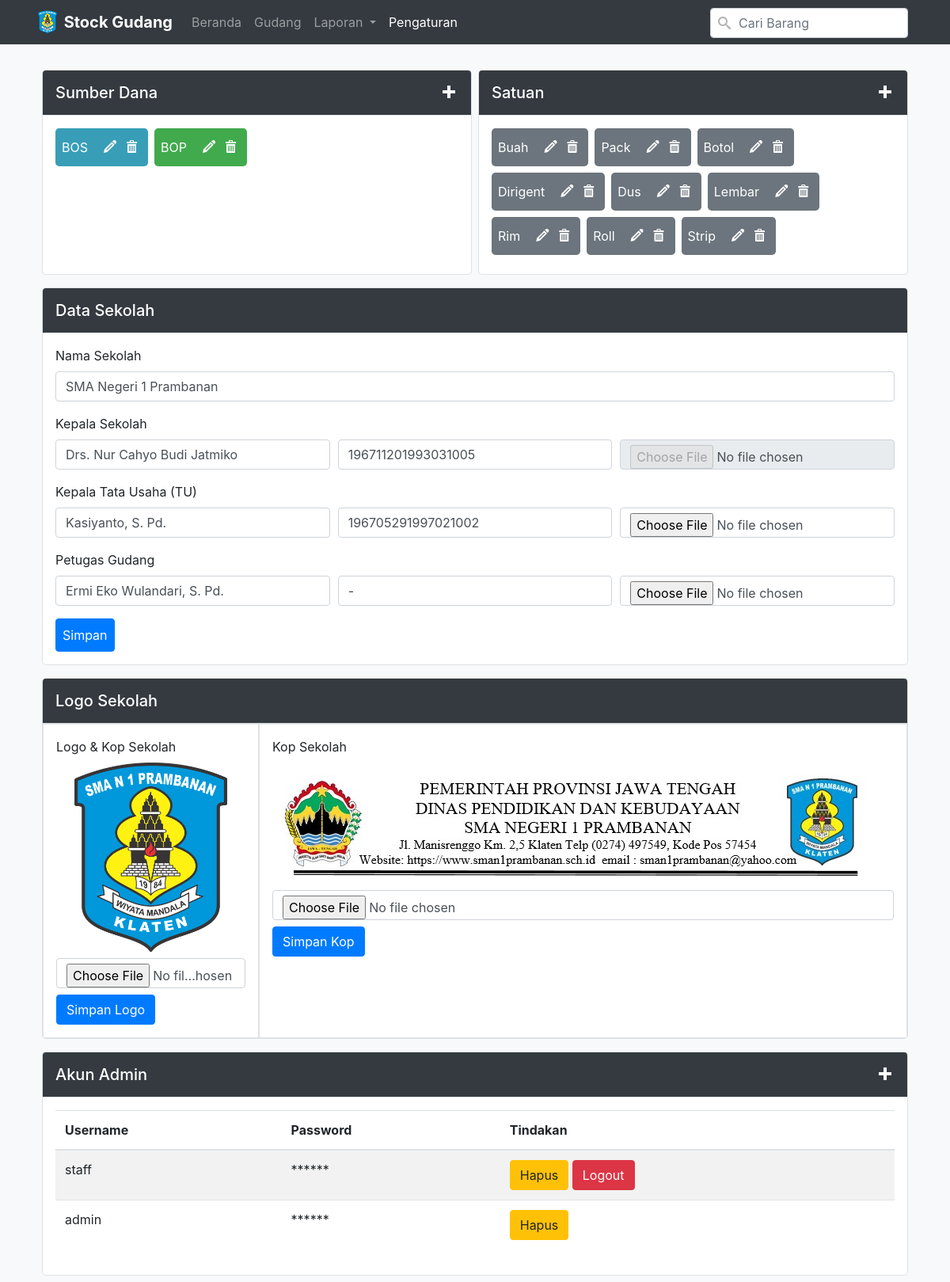
The page /index.php?menu=pengaturan (signed in) on the database its author committed.
### tables this page shows
CREATE TABLE `t_sumber_dana` (
  `id_sumber` int(11) NOT NULL,
  `sumber` varchar(100) NOT NULL,
  `warna` varchar(20) NOT NULL
);

CREATE TABLE `t_satuan` (
  `id_satuan` int(11) NOT NULL,
  `satuan` varchar(100) NOT NULL
);

CREATE TABLE `t_akun` (
  `id_akun` int(11) NOT NULL,
  `username` varchar(255) NOT NULL,
  `password` varchar(255) NOT NULL,
  `level` varchar(50) NOT NULL
);

### modules/functions.php (called while the page is built, shortened)
<?php
function cekSttMenu($menu, $url){
    if($menu == $url){
        return "active";
    }else{
        return "";
    }
}

### pengaturan.php (the view, shortened to what this page needs)
<div class="container">
        <div class="w-100 p-2 mt-4 d-flex align-items-stretch">
            <div class="border rounded-lg bg-white overflow-hidden w-50 mr-2">
                <div class="d-flex justify-content-between align-items-center border-bottom bg-dark">
                    <div class="d-flex align-items-center p-3">
                        <h5 class="m-0 text-white">Sumber Dana</h5>
                    </div>
                    <div class="d-flex">
                        <a href="#" class="p-3 text-white" style="text-decoration: none;" data-toggle="modal" data-target="#ModalTambahSumberDana"><span class="icon-plus mr-1"></span></a>
                    </div>
                </div>
                <div class="d-flex flex-wrap p-3">
                  <?php
                    $resSumber = mysqli_query($conn, "SELECT * FROM t_sumber_dana");
                    if(mysqli_num_rows($resSumber) > 0){
                      while($row = mysqli_fetch_assoc($resSumber)){
                  ?>
                        <div class="d-flex justify-content-center align-items-center p-2 mr-2 mb-2 text-white rounded-lg" style="background-color: <?= $row['warna']; ?>;">
                            <span class="mr-3"><?= $row['sumber']; ?></span>
                            <a href="#" title="Edit" class="p-1 text-white mr-1" data-toggle="modal" data-target="#ModalEditSumberDana<?= $row['id_sumber']; ?>" style="text-decoration: none;"><b class="icon-pencil"></b></a>
                            <a href="#" title="Hapus" class="p-1 text-white" data-toggle="modal" data-target="#ModalHapusSumberDana<?= $row['id_sumber']; ?>" style="text-decoration: none;"><b class="icon-bin"></b></a>
                        </div>
                  <?php
                      }
                    }else{
                  ?>
                    <div>Data tidak ada</div>
                  <?php
                    }
                  ?>
                </div>
            </div>
            <div class="border rounded-lg bg-white overflow-hidden w-50">
                <div class="d-flex justify-content-between align-items-center border-bottom bg-dark">
                    <div class="d-flex align-items-center p-3">
                        <h5 class="m-0 text-white">Satuan</h5>
                    </div>
                    <div class="d-flex">
                        <a href="#" class="p-3 text-white" style="text-decoration: none;" data-toggle="modal" data-target="#ModalTambahSatuan"><span class="icon-plus mr-1"></span></a>
                    </div>
                </div>
                <div class="d-flex flex-wrap p-3">
                  <?php
                    $resSatuan = mysqli_query($conn, "SELECT * FROM t_satuan");
                    if(mysqli_num_rows($resSatuan) > 0){
                      while($row = mysqli_fetch_assoc($resSatuan)){
                  ?>
                        <div class="d-flex justify-content-center align-items-center p-2 mr-2 mb-2 bg-secondary text-white rounded-lg">
                            <span class="mr-3"><?= $row['satuan']; ?></span>
                            <a href="#" title="Edit" class="p-1 text-white mr-1" style="text-decoration: none;" data-toggle="modal" data-target="#ModalEditSatuan<?= $row['id_satuan']; ?>"><b class="icon-pencil"></b></a>
                            <a href="#" title="Hapus" class="p-1 text-white" style="text-decoration: none;" data-toggle="modal" data-target="#ModalHapusSatuan<?= $row['id_satuan']; ?>"><b class="icon-bin"></b></a>
                        </div>
                  <?php
                      }
                    }else{
                  ?>
                    <div>Data tidak ada</div>
                  <?php }?>
                </div>
            </div>
        </div>
        <div class="p-2">
            <div class="border rounded-lg h-100 bg-white overflow-hidden">
                <div class="d-flex justify-content-between align-items-center border-bottom bg-dark">
                    <div class="d-flex align-items-center p-3">
                        <h5 class="m-0 text-white">Data Sekolah</h5>
                    </div>
                </div>
                <form action="modules/pengaturan.php" enctype="multipart/form-data" method="post" class="p-3">
                    <div class="form-group">
                        <label for="nama_sekolah">Nama Sekolah</label>
                        <input type="text" name="nama_sekolah" id="nama_sekolah" class="form-control" placeholder="Masukkan nama sekolah" value="<?= $json_parse['NamaSekolah']; ?>" required>
                    </div>
                    <div class="form-group">
                        <label for="kepala_sekolah">Kepala Sekolah</label>
                        <div class="form-row">
                            <div class="col">
                                <input type="text" class="form-control" placeholder="Nama lengkap" id="kepala_sekolah" name="nama_kepala_sekolah" value="<?= $json_parse['KepalaSekolah']; ?>" required>
                            </div>
                            <div class="col">
                                <input type="text" class="form-control" placeholder="NIP" name="nip_kepala_sekolah" value="<?= $json_parse['NIPKepalaSekolah']; ?>" required>
                            </div>
                            <div class="col">
                                <input type="file" class="form-control" name="ttd_kepala_sekolah" title="Upload File Paraf Kepala Sekolah" disabled>
                            </div>
                        </div>
                    </div>
                    <div class="form-group">
                        <label for="kepala_tu">Kepala Tata Usaha (TU)</label>
                        <div class="form-row">
                            <div class="col">
                                <input type="text" class="form-control" placeholder="Nama lengkap" id="kepala_tu" name="nama_kepala_tu" value="<?= $json_parse['KepalaTU']; ?>" required>
                            </div>
                            <div class="col">
                                <input type="text" class="form-control" placeholder="NIP" name="nip_kepala_tu" value="<?= $json_parse['NIPKepalaTU']; ?>" required>
                            </div>
                            <div class="col">
                                <input type="file" class="form-control" name="ttd_kepala_tu" title="Upload File Paraf Kepala TU">
                            </div>
                        </div>
                    </div>
                    <div class="form-group">
                        <label for="petugas">Petugas Gudang</label>
                        <div class="form-row">
                            <div class="col">
                                <input type="text" class="form-control" placeholder="Nama lengkap" id="petugas" name="nama_petugas" value="<?= $json_parse['PetugasGudang']; ?>" required>
                            </div>
                            <div class="col">
                                <input type="text" class="form-control" placeholder="NIP" name="nip_petugas" value="<?= $json_parse['NIPPetugasGudang']; ?>" required>
                            </div>
                            <div class="col">
                                <input type="file" class="form-control" name="ttd_petugas" title="Upload File Paraf Petugas">
                            </div>
                        </div>
                    </div>
                    <button type="submit" name="simpan_data_sekolah" class="btn btn-primary p-2">Simpan</button>
                </form>
            </div>
        </div>
        <div class="p-2">
            <div class="border rounded-lg h-100 bg-white overflow-hidden">
                <div class="d-flex justify-content-between align-items-center border-bottom bg-dark">
                    <div class="d-flex align-items-center p-3">
                        <h5 class="m-0 text-white">Logo Sekolah</h5>
                    </div>
                </div>
                <div class="w-100 d-flex align-items-strecth">
                    <form action="modules/pengaturan.php" method="post" enctype="multipart/form-data" class="p-3 w-25 border">
                        <label for="">Logo & Kop Sekolah</label>
                        <label for="logo" >
                            <img src="img/logo_kop/<?= $json_parse['pathlogo']; ?>" alt="Logo Sekolah" class="w-100">
                        </label>
                        <input type="file" class="form-control mb-2" id="logo" name="file_kop_logo" required>
                        <button type="submit" name="simpan_logo" class="btn btn-primary">Simpan Logo</button>
                    </form>
                    <form action="modules/pengaturan.php" method="post"  enctype="multipart/form-data" class="p-3 w-75 border" >
                        <label for="">Kop Sekolah</label>
                        <label for="kop" >
                            <img src="img/logo_kop/<?= $json_parse['pathkop']; ?>" alt="Kop Sekolah" class="w-100">
                        </label>
                        <input type="file" class="form-control mb-2" id="kop" name="file_kop_logo" required>
                        <button type="submit" name="simpan_kop" class="btn btn-primary" >Simpan Kop</button>
                    </form>
                </div>
            </div>
        </div>
        <div class="p-2">
            <div class="border rounded-lg h-100 bg-white overflow-hidden">
                <div class="d-flex justify-content-between align-items-center border-bottom bg-dark">
                    <div class="d-flex align-items-center p-3">
                        <h5 class="m-0 text-white">Akun Admin</h5>
                    </div>
                    <div class="d-flex">
                        <a href="#" class="p-3 text-white" style="text-decoration: none;" data-toggle="modal" data-target="#ModalTambahAkun"><span class="icon-plus mr-1"></span></a>
                    </div>
                </div>
                <div class="w-100 p-3">
                  <table class="table table-striped">
                    <thead>
                      <tr>
                        <th scope="col">Username</th>
                        <th scope="col">Password</th>
                        <th scope="col">Tindakan</th>
                      </tr>
                    </thead>
                    <tbody>
                      <?php
                        $sql_akun = mysqli_query($conn, "SELECT * FROM t_akun");
                        if(mysqli_num_rows($sql_akun) > 0):
                          while($a = mysqli_fetch_assoc($sql_akun)):
                      ?>
                      <tr>
                        <td><?= $a['username']; ?></td>
                        <td>******</td>
                        <td>
                          <button type="button" class="btn btn-warning" data-toggle="modal" data-target="#ModalHapusAkun<?= $a['id_akun']; ?>">Hapus</button>
                          <?php
                            if($a['username'] == $_SESSION['akun']){
                          ?>
                            <a href="modules/logout.php"><button type="button" class="btn btn-danger" data-toggle="modal">Logout</button></a>
                          <?php
                            }
                          ?>
                        </td>
                      </tr>
                      <?php endwhile; else: ?>
                        <tr>
                          <td class="text-center text-secondary" colspan="3">Tidak ada data</td>
                        </tr>
                      <?php endif; ?>
                    </tbody>
                  </table>
                </div>
            </div>
        </div>
</div>

### index.php (shortened to what this page needs)
<?php
    include "modules/connection.php";
    include "modules/functions.php";
    $json_file = file_get_contents("data_sekolah.json");
    $json_parse = json_decode($json_file,true);
?>
<!doctype html>
<html lang="en">
    <head>
        <link rel="stylesheet" href="css/bootstrap.min.css">
        <link rel="stylesheet" href="css/style.css">
        <link rel="stylesheet" href="img/font-icon/style.css">
        <link rel="stylesheet" href="img/font-icon2/style.css">
        <link rel="stylesheet" href="img/font-icon3/style.css">
        <link rel="stylesheet" href="css/datatables.min.css">
        <link rel="stylesheet" href="css/jquery-ui.css">
        <link rel="stylesheet" href="css/dataTables.jqueryui.min.css">
        <link rel="stylesheet" href="css/buttons.jqueryui.min.css">
    </head>
    <body class="bg-light">
        <nav class="navbar navbar-expand-lg navbar-dark bg-dark">
            <div class="container">
                <a class="navbar-brand" href="index.php">
                    <img src="img/logo_kop/<?= $json_parse['pathlogo']; ?>" width="30" height="30" class="d-inline-block align-top" alt="">
                    <b>Stock Gudang</b>
                </a>
                <div class="collapse navbar-collapse" id="navbarNav">
                    <div class="d-flex justify-content-between align-items-end w-100">
                        <ul class="navbar-nav">
                            <li class="nav-item <?php if(isset($_GET['menu'])){echo cekSttMenu('beranda', $_GET['menu']);}else{echo cekSttMenu('beranda', 'beranda');}?>">
                                <a class="nav-link" href="?menu=beranda">Beranda <span class='sr-only'>(current)</span></span></a>
                            </li>
                            <li class="nav-item <?php if(isset($_GET['menu'])){echo cekSttMenu('gudang', $_GET['menu']);}?>">
                                <a class="nav-link" href="?menu=gudang">Gudang</a>
                            </li>
                            <li class="nav-item dropdown">
                                <a class="nav-link dropdown-toggle <?php if(isset($_GET['menu'])){echo cekSttMenu('laporan', $_GET['menu']);}?>" href="#" id="navbarDropdown" role="button" data-toggle="dropdown" aria-haspopup="true" aria-expanded="false">
                                Laporan
                                </a>
                            </li>
                            <li class="nav-item <?php if(isset($_GET['menu'])){echo cekSttMenu('pengaturan', $_GET['menu']);}?>">
                                <a class="nav-link" href="?menu=pengaturan">Pengaturan</a>
                            </li>
                        </ul>
                        <form class="form-inline position-relative" method="GET">
                            <input class="form-control mr-sm-2" style="width: 250px; padding-left: 35px;" type="search" placeholder="Cari Barang" aria-label="Search" id="cari_barang" autocomplete="off">
                            <span class="icon-search position-absolute" style="left: 10px; color: rgba(0,0,0,0.3);"></span>
                        </form>
                    </div>
                </div>
            </div>
        </nav>
        <?php
            if(!isset($_GET['menu']) OR $_GET['menu'] == 'beranda' OR $_GET['menu'] == ''){
                include "beranda.php";
            }elseif($_GET['menu'] == 'gudang'){
                include "gudang.php";
            }elseif($_GET['menu'] == 'laporan'){
                include "laporan.php";
            }elseif($_GET['menu'] == 'stockopname'){
                include "laporan_stockopname.php";
            }elseif($_GET['menu'] == 'pengaturan'){
                include "pengaturan.php";
            }else{
                include "errorpage.php";
            }
        ?>
    </body>
</html>

### rows shown on the page
t_sumber_dana: sumber "BOS"
t_sumber_dana: sumber "BOP"
t_satuan: satuan "Buah"
t_satuan: satuan "Pack"
t_satuan: satuan "Botol"
t_satuan: satuan "Dirigent"
t_satuan: satuan "Dus"
t_satuan: satuan "Lembar"
t_satuan: satuan "Rim"
t_satuan: satuan "Roll"
t_satuan: satuan "Strip"
t_akun: username "staff", shows "Logout"
t_akun: username "admin"
